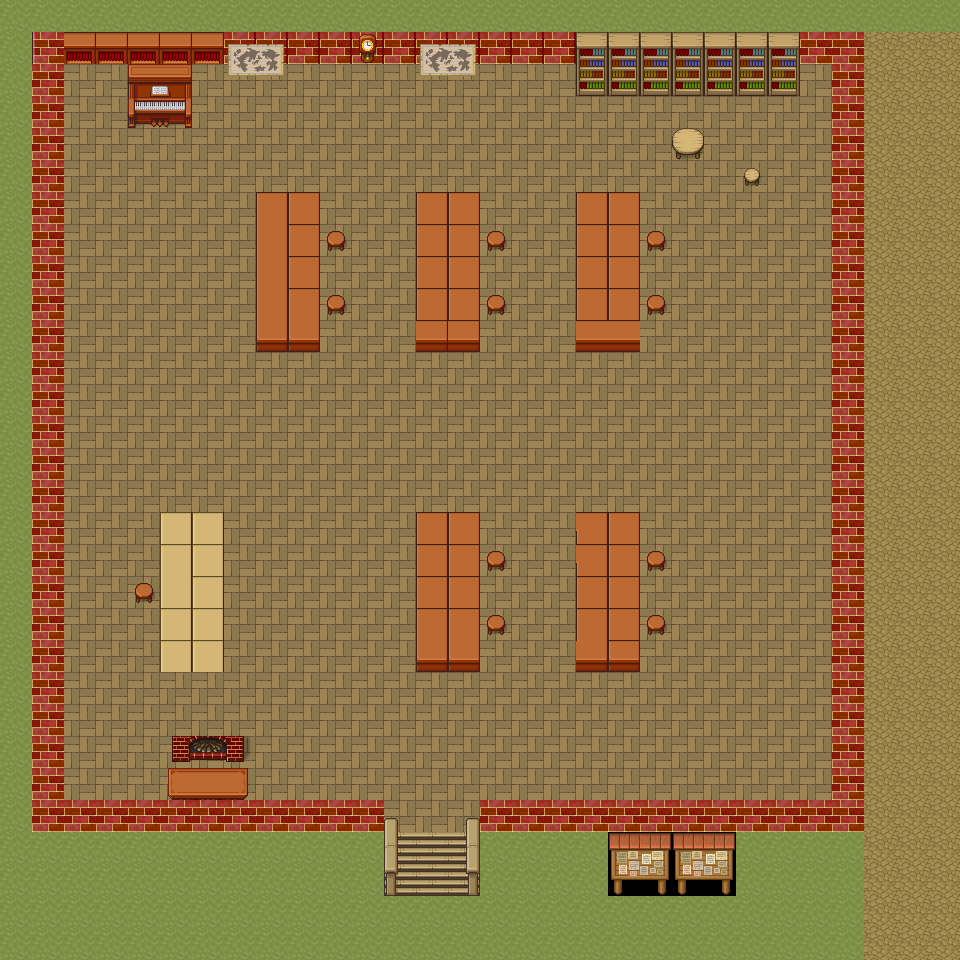

This is a level from a 2D game, rendered from its Tiled map with the project's own tilesets. A one-line summary and the map file follow, with tile-layer data summarised:
An orthogonal 30x30 tile map with 32x32 px tiles, 6 tile layers (sol, mur, objets, meubles, ...).

<map version="1.5" tiledversion="1.6.0" orientation="orthogonal" renderorder="right-down" width="30" height="30" tilewidth="32" tileheight="32" infinite="0" nextlayerid="8" nextobjectid="1">
 <tileset firstgid="1" source="src/assets/Pipoya RPG Tileset 32x32/[Base]BaseChip_pipo.tsx" />
 <layer id="2" name="sol" width="30" height="30">
  <data>[900 cells, 900 non-empty, 7 distinct tile ids]</data>
 </layer>
 <layer id="3" name="mur" width="30" height="30">
  <data>[900 cells, 95 non-empty, 3 distinct tile ids]</data>
 </layer>
 <layer id="4" name="objets" width="30" height="30">
  <data>[900 cells, 25 non-empty, 13 distinct tile ids]</data>
 </layer>
 <layer id="5" name="meubles" width="30" height="30">
  <data>[900 cells, 97 non-empty, 27 distinct tile ids]</data>
 </layer>
 <layer id="6" name="extérieure" width="30" height="30">
  <data>[900 cells, 0 non-empty, 0 distinct tile ids]</data>
 </layer>
 <layer id="7" name="Calque de Tuiles 6" width="30" height="30">
  <data>[900 cells, 0 non-empty, 0 distinct tile ids]</data>
 </layer>
</map>
